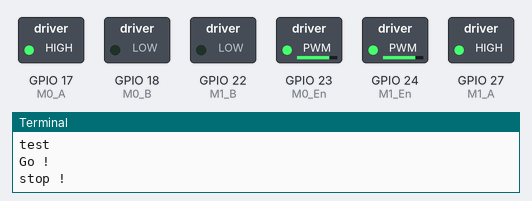
The program below on a simulated Raspberry Pi (BCM pin numbers). Shown: switched loads named in the program (green lamp = pin HIGH), the last lines printed to the terminal. At 4.0 s the program stops and its outputs stay as they are.

Above: at 0.1 s.
At 1.1 s:
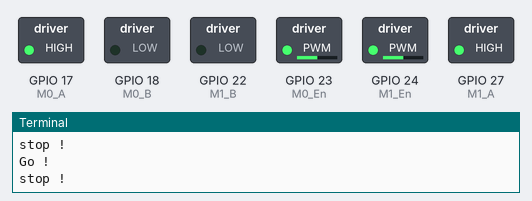
At 2.1 s:
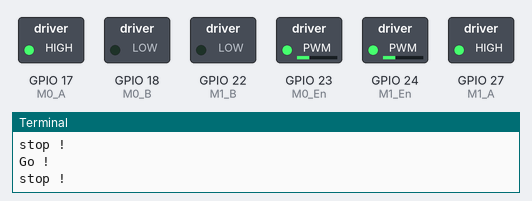
At 3.1 s:
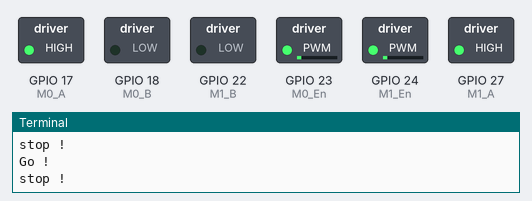
Timing chart, 0 to 4.6 s (numbered marks = the images above):
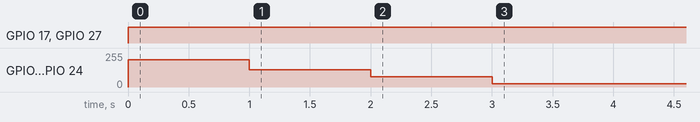

Measured:
- by itself, GPIO 17 (M0_A), GPIO 27 (M1_A): LOW → HIGH at 0.00 s
- by itself, GPIO 23 (M0_En), GPIO 24 (M1_En): 0/255 → 204/255 at 0.00 s, → 128/255 1.0 s later, → 77/255 1.0 s later, → 26/255 1.0 s later

The program:

Story6et7POO.py
```python
import board
import busio
import adafruit_pca9685
import RPi.GPIO as GPIO
from time import sleep

class Motor(object):

    i2c = busio.I2C(board.SCL, board.SDA)
    hat = adafruit_pca9685.PCA9685(i2c)
    hat.frequency = 50

    M0_En = 23   # pin4
    M0_A  = 17  # pin11
    M0_B  = 18  # pin12

    M1_En = 24   # pin4
    M1_A  = 27  # pin13
    M1_B  = 22  # pin15

    def __init__(self):

        GPIO.setmode(GPIO.BCM)  # GPIO Numbering
        GPIO.setup(self.M0_En, GPIO.OUT)
        GPIO.setup(self.M0_A,  GPIO.OUT)
        GPIO.setup(self.M0_B,  GPIO.OUT)
        GPIO.setup(self.M1_En, GPIO.OUT)
        GPIO.setup(self.M1_A,  GPIO.OUT)
        GPIO.setup(self.M1_B,  GPIO.OUT)
        self.motorL = GPIO.PWM(self.M0_En, 100)
        self.motorR = GPIO.PWM(self.M1_En, 100)

    """ Goes Forwards for 'x' seconds at speed 'speed' """
    def forwards(self, speed = 100):
        GPIO.output(self.M0_A,  GPIO.HIGH)
        GPIO.output(self.M0_B,  GPIO.LOW)
        GPIO.output(self.M0_En, GPIO.HIGH)
        GPIO.output(self.M1_A,  GPIO.HIGH)
        GPIO.output(self.M1_B,  GPIO.LOW)
        GPIO.output(self.M1_En, GPIO.HIGH)
        self.motorL.start(speed)    # TODO : Tester si 0 < speed <= 100 ?
        self.motorR.start(speed)
        print("Go !")
        #sleep(t)
        #self.stop()
        print("stop !")

    """ Goes Backwards for 'time' seconds at speed 'speed' """
    def backwards(self, speed = 100):
        GPIO.output(self.M0_A,  GPIO.LOW)
        GPIO.output(self.M0_B,  GPIO.HIGH)
        GPIO.output(self.M0_En, GPIO.HIGH)
        GPIO.output(self.M1_A,  GPIO.LOW)
        GPIO.output(self.M1_B,  GPIO.HIGH)
        GPIO.output(self.M1_En, GPIO.HIGH)
        self.motorL.start(speed)
        self.motorR.start(speed)
        print("Go !")
        #sleep(t)
        print("before stop !")
        #self.stop()
        print("stop !")


    """ Stops the car """
    def stop(self):
        print("stop")
        GPIO.output(self.M0_En, GPIO.LOW)
        GPIO.output(self.M1_En, GPIO.LOW)

if __name__ == '__main__': # Program starts here

    motorExec = Motor()
    try:
        print("test")
        motorExec.forwards(80)
        sleep(1)
        motorExec.forwards(50)
        sleep(1)
        motorExec.forwards(30)
        sleep(1)
        motorExec.forwards(10)
        sleep(1)
        motorExec.stop()
        print("Nice")
    except:
        print("Rate")
```
